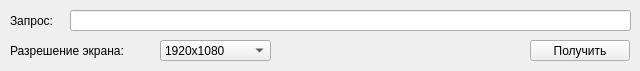
<?xml version="1.0" encoding="UTF-8"?>
<ui version="4.0">
 <class>MainWindow</class>
 <widget class="QMainWindow" name="MainWindow">
  <property name="geometry">
   <rect>
    <x>0</x>
    <y>0</y>
    <width>640</width>
    <height>71</height>
   </rect>
  </property>
  <property name="windowTitle">
   <string>MainWindow</string>
  </property>
  <widget class="QWidget" name="centralwidget">
   <widget class="QLabel" name="label">
    <property name="geometry">
     <rect>
      <x>10</x>
      <y>10</y>
      <width>61</width>
      <height>21</height>
     </rect>
    </property>
    <property name="text">
     <string>Запрос:</string>
    </property>
   </widget>
   <widget class="QLineEdit" name="queryInput">
    <property name="geometry">
     <rect>
      <x>70</x>
      <y>10</y>
      <width>561</width>
      <height>21</height>
     </rect>
    </property>
   </widget>
   <widget class="QComboBox" name="sizeSelector">
    <property name="geometry">
     <rect>
      <x>160</x>
      <y>40</y>
      <width>111</width>
      <height>21</height>
     </rect>
    </property>
    <item>
     <property name="text">
      <string>1920x1080</string>
     </property>
    </item>
    <item>
     <property name="text">
      <string>1680x1050</string>
     </property>
    </item>
    <item>
     <property name="text">
      <string>1600x900</string>
     </property>
    </item>
    <item>
     <property name="text">
      <string>1440x900</string>
     </property>
    </item>
    <item>
     <property name="text">
      <string>1366x768</string>
     </property>
    </item>
    <item>
     <property name="text">
      <string>1280x1024</string>
     </property>
    </item>
    <item>
     <property name="text">
      <string>1024x768</string>
     </property>
    </item>
   </widget>
   <widget class="QLabel" name="label_2">
    <property name="geometry">
     <rect>
      <x>10</x>
      <y>40</y>
      <width>151</width>
      <height>21</height>
     </rect>
    </property>
    <property name="text">
     <string>Разрешение экрана:</string>
    </property>
   </widget>
   <widget class="QPushButton" name="getButton">
    <property name="geometry">
     <rect>
      <x>530</x>
      <y>40</y>
      <width>100</width>
      <height>21</height>
     </rect>
    </property>
    <property name="text">
     <string>Получить</string>
    </property>
   </widget>
  </widget>
 </widget>
 <resources/>
 <connections/>
</ui>
